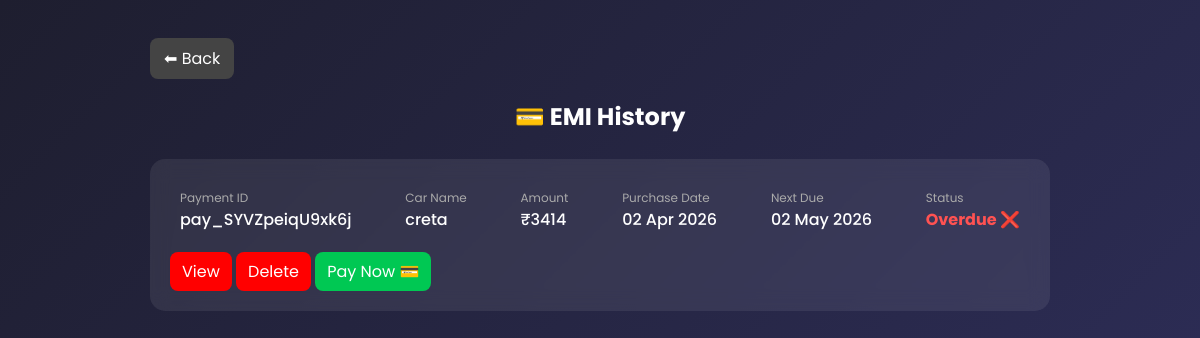
The page /core/history/ on the database as committed earlier.
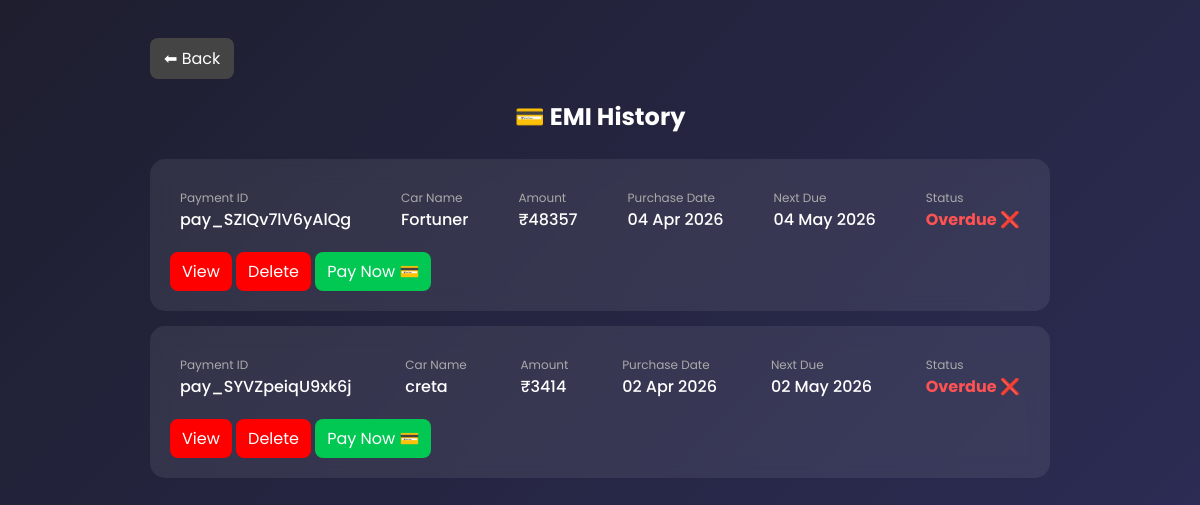
The same page on the database as committed later.
### core/models.py (models this page shows, shortened)
class EMIHistory(models.Model):
    payment_id = models.CharField(max_length=200)
    amount = models.IntegerField()
    date = models.DateTimeField(auto_now_add=True)
    car_name=models.CharField(max_length=100,null=True)
    created_at = models.DateTimeField(auto_now_add=True,null=True)
    next_due_date = models.DateField(null=True, blank=True)
    is_paid = models.BooleanField(default=False,null=True)
    total_emi = models.IntegerField(null=True, blank=True)
    paid_emi = models.IntegerField(null=True, blank=True)
    def get_status(self):
        today = timezone.now().date()
        if self.next_due_date:
            if today > self.next_due_date:
                return "Overdue ❌"
            elif self.next_due_date - today <= timedelta(days=3):
                return "Due Soon ⚠️"
            else:
                return "Paid ✅"
        return "Not Set"

### core/views.py (the view)
# urls.py: path('history/', views.history_page),
def history_page(request):
    data = EMIHistory.objects.all().order_by('-id')
    return render(request, "emi/history.html", {"data": data})

### templates/emi/history.html (shortened to what this page needs)
<!DOCTYPE html>
<html lang="en">
<head>
</head>
<body>
<div class="container">
    <div class="header">
        <a href="/core/cars/" class="back-btn">⬅ Back</a>
    </div>
<h2>💳 EMI History</h2>
{% if data %}
    {% for item in data %}
    <div class="card">
        <div class="row">
            <div class="item">
                <div class="label">Payment ID</div>
                <div class="value">{{ item.payment_id }}</div>
            </div>
            <div class="item">
                <div class="label">Car Name</div>
                <div class="value">{{ item.car_name|default:"No Car" }}</div>
            </div>
            <div class="item">
                <div class="label">Amount</div>
                <div class="value">₹{{ item.amount }}</div>
            </div>
            <div class="item">
                <div class="label">Purchase Date</div>
                <div class="value">
                    {{ item.created_at|date:"d M Y"|default:"N/A" }}
                </div>
            </div>
            <div class="item">
                <div class="label">Next Due</div>
                <div class="value">
                    {{ item.next_due_date|date:"d M Y"|default:"Not Set" }}
                </div>
            </div>
            <div class="item">
                <div class="label">Status</div>
                {% if item.get_status == "Overdue ❌" %}
                    <div class="value status-overdue">{{ item.get_status }}</div>
                {% elif item.get_status == "Due Soon ⚠️" %}
                    <div class="value status-warning">{{ item.get_status }}</div>
                {% else %}
                    <div class="value status-paid">{{ item.get_status }}</div>
                {% endif %}
            </div>
        </div>
        <a href="{% url 'view_history' item.id %}" class="btn">View</a>
        <a href="{% url 'delete_history' item.id %}" class="btn">Delete</a>
        {% if item.get_status == "Due Soon ⚠️" or item.get_status == "Overdue ❌" %}
            <a href="{% url 'next_emi' item.id %}" class="btn pay">
                Pay Now 💳
            </a>
        {% else %}
            <span style="color:gray; margin-left:10px;">No Action</span>
        {% endif %}
    </div>
    {% endfor %}
{% else %}
    <h3 style="text-align:center;">No Data Found 😕</h3>
{% endif %}
</div>
</body>
</html>

Rows that differ between the two databases and show on the page:
added EMIHistory: payment_id "pay_SZIQv7lV6yAlQg", car_name "Fortuner", amount "48357", created_at "04 Apr 2026", next_due_date "04 May 2026", get_status "Overdue ❌", shows "Pay Now 💳"
